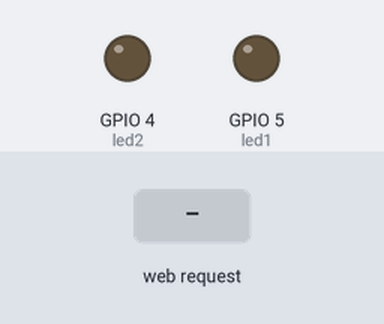
This sketch was run on a simulated ESP8266 (NodeMCU). On the bench: output pins drawn as LEDs (lit = HIGH). Inputs (shaded band) come from the test bench. WiFi joins after 1.5 s; servers stay silent unless stated; what the sketch prints to the serial monitor is not drawn.

Above: at 3.7 s.
3.8 s: HTTP request GET /ON1 received
At 5.0 s:
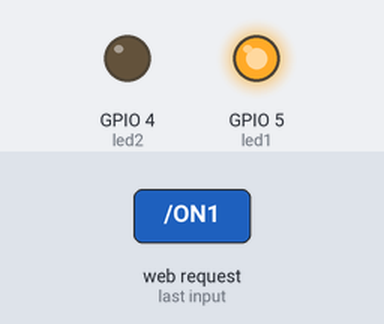
5.3 s: HTTP request GET /ON2 received
At 6.4 s:
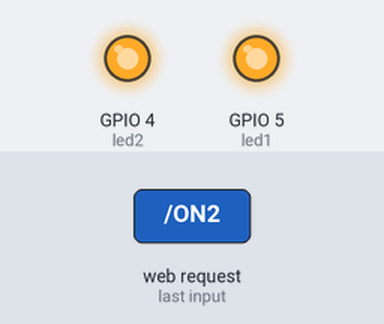
6.8 s: HTTP request GET /OFF1 received
At 7.5 s:
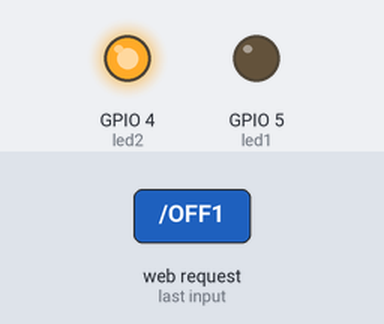
8.3 s: HTTP request GET /OFF2 received
At 8.7 s:
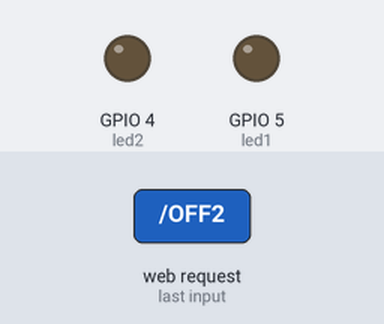
Timing chart, 0 to 10.8 s (numbered marks = the images above; inputs shaded):
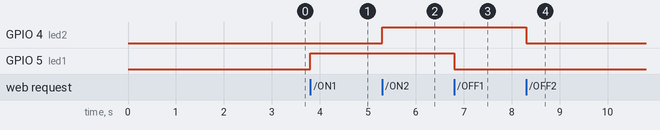

The sketch:

Project_9_Control_ESP8266_Outputs.ino
```cpp
/*********
  Rui Santos
  Complete project details at http://randomnerdtutorials.com
*********/

#include <ESP8266WiFi.h>
#include <WiFiClient.h>
#include <ESP8266WebServer.h>
#include <ESP8266mDNS.h>

MDNSResponder mdns;

// Replace with your network credentials
const char* ssid = "REPLACE_WITH_YOUR_SSID";
const char* password = "REPLACE_WITH_YOUR_PASSWORD";

ESP8266WebServer server(80);

String webPage = "";

// LED GPIOs
int led1 = 5;
int led2 = 4;

void setup(void){
  // Creates a web page, so that you can control the ESP8266
  // using your web browser
  webPage += "<h1>ESP8266 Web Server</h1><p>LED #1 <a href=\"ON1\"><button>ON</button></a>&nbsp;<a href=\"OFF1\"><button>OFF</button></a></p>";
  webPage += "<p>LED #2 <a href=\"ON2\"><button>ON</button></a>&nbsp;<a href=\"OFF2\"><button>OFF</button></a></p>";

  // Preparing GPIOs
  pinMode(led1, OUTPUT);
  digitalWrite(led1, LOW);
  pinMode(led2, OUTPUT);
  digitalWrite(led2, LOW);

  // Connects to your router via WiFi
  delay(1000);
  Serial.begin(115200);
  WiFi.begin(ssid, password);
  Serial.println("");

  // Wait for connection
  while (WiFi.status() != WL_CONNECTED) {
    delay(500);
    Serial.print(".");
  }
  Serial.println("");
  Serial.print("Connected to ");
  Serial.println(ssid);
  Serial.print("IP address: ");
  Serial.println(WiFi.localIP());

  if (mdns.begin("esp8266", WiFi.localIP())) {
    Serial.println("MDNS responder started");
  }

  server.on("/", [](){
    server.send(200, "text/html", webPage);
  });
  // Turns the led1 ON
  server.on("/ON1", [](){
    server.send(200, "text/html", webPage);
    digitalWrite(led1, HIGH);
    delay(1000);
  });
  // Turns the led1 OFF
  server.on("/OFF1", [](){
    server.send(200, "text/html", webPage);
    digitalWrite(led1, LOW);
    delay(1000);
  });
  // Turns the led2 ON
  server.on("/ON2", [](){
    server.send(200, "text/html", webPage);
    digitalWrite(led2, HIGH);
    delay(1000);
  });
  // Turns the led2 OFF
  server.on("/OFF2", [](){
    server.send(200, "text/html", webPage);
    digitalWrite(led2, LOW);
    delay(1000);
  });
  server.begin();
  Serial.println("HTTP server started");
}

void loop(void){
  // Handles all the client connections
  server.handleClient();
}
```

Measured:
- after the input at 3.8 s, GPIO 5 (led1): LOW → HIGH at once
- after the input at 5.3 s, GPIO 4 (led2): LOW → HIGH at once
- after the input at 6.8 s, GPIO 5 (led1): HIGH → LOW at once
- after the input at 8.3 s, GPIO 4 (led2): HIGH → LOW at once
